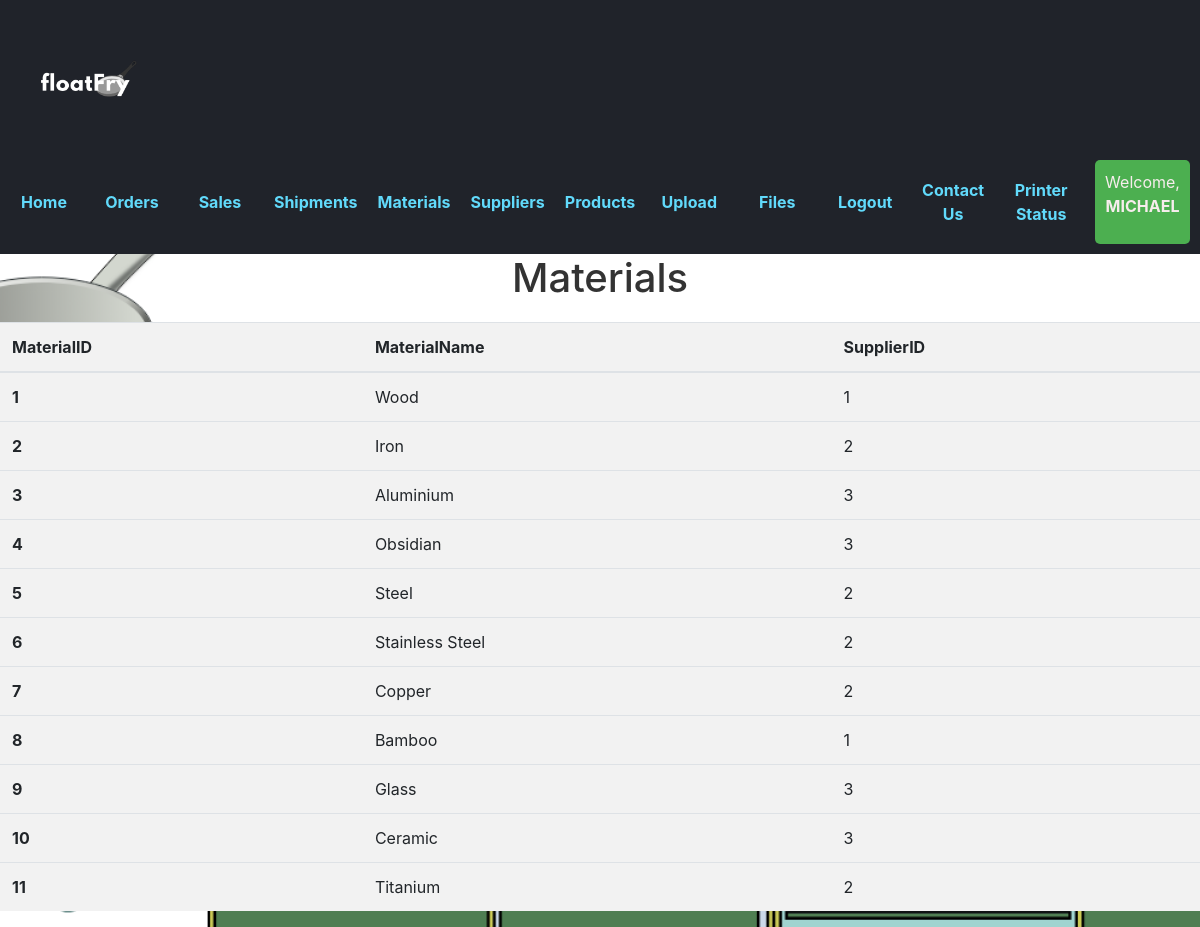
Page /Materials (signed in) on the committed database.
### tables this page shows
CREATE TABLE Accounts (
    AccountsID INTEGER PRIMARY KEY AUTOINCREMENT,
    Username VARCHAR(255),
    Admin BOOLEAN,
    RoleID INTEGER,
    Role VARCHAR(255),
    EmployeeID INTEGER, Password VARCHAR(100),
    FOREIGN KEY (RoleID) REFERENCES Roles(RoleID),
    FOREIGN KEY (EmployeeID) REFERENCES Employees(EmployeeID)
);

CREATE TABLE Materials (
    MaterialID INT PRIMARY KEY,
    MaterialName VARCHAR(255),
    SupplierID INT, Quantity INT, 
    FOREIGN KEY (SupplierID) REFERENCES Suppliers(SupplierID) 
);

### Test.py (the view)
@app.route('/Materials')
def materials():
    user = get_current_user()
    db = get_db()
    if 'logged_in' in session and session['logged_in'] and user['RoleID'] in [2,4,5]:
        all_entries_cursor = db.execute('SELECT * FROM Materials')
        materials = all_entries_cursor.fetchall()
        return render_template('materials.html',  user = user, materials = materials )
    else:
        return redirect(url_for('login'))

### Test.py (called while the page is built)
def get_current_user():
    user = None
    if "user" in session:
        user = session['user']
        print(user)
        db = get_db()
        user_cursor = db.execute("select * from Accounts where Username = ?", [user])
        user = user_cursor. fetchone()
    return user

@app.route('/Print/<string:filename>')
def print(filename):
    from printer_test import doc_to_print
    doc_to_print(filename)
    return redirect(url_for('uploadlist'))

### printer_test.py (called while the page is built)
def check_os():
    return system_types.get(platform.system().lower(),-1)

def linux_filepath(filename):
    import subprocess
    return f"{os.path.dirname(os.path.abspath(__file__))}/uploads/{filename}"

def linux_printer(filename,printer_name=None):
    import subprocess
    file_path = linux_filepath(filename)
    try:
        if printer_name != None:
            subprocess.run(['lpr', '-P',printer_name, file_path ])
        else: # default Printer
            path = f"upload/{filename}"
            subprocess.run(['lpr', file_path])
        return "File sent to printer."
    except Exception as e:
        return e

def doc_to_print(filename = None): ## Call the doc_to_print method which allows the user to printer.
    machine_type = check_os()
    print(f"filename is {filename}")
    if filename == None or filename == " ":
        return "No File Given"
    if machine_type == 1:
        status = windows_printer(filename)
    if machine_type <= 0:
        status = linux_printer(filename)
        print(linux_filepath(filename))  # Check the generated file path
    return status

### users_database.py (called while the page is built)
def connect_database():
    db_filename = 'FloatFry.db'
    sql =sqlite3.connect(os.path.join('database/', "FloatFry.db"))
    sql.row_factory = sqlite3.Row
    return sql

def get_db():
    if not hasattr(g, 'FloatFry_db'):
        g.FloatFry_db = connect_database()
    return g.FloatFry_db

### templates/materials.html (shortened to what this page needs)
{%from 'links.html' import links %}
<!DOCTYPE html>
<html lang="en">
<head>
    <link rel="stylesheet" href="{{ url_for('static', filename='styles.css') }}">
    <link rel="stylesheet" href="https://maxcdn.bootstrapcdn.com/bootstrap/4.5.2/css/bootstrap.min.css">
</head>
<body>
    <header>
        <div class="logo">
            <img src="{{ url_for('static', filename='float_fry_logo.png') }}" alt="Float Fry Logo">
        </div>
        <nav>
            {{links(user)}}
        </nav>
    </header>
    <h1>Materials</h1>
    <table class="table">
        <thead>
          <tr>
            <th scope="col">MaterialID</th>
            <th scope="col">MaterialName</th>
            <th scope="col">SupplierID</th>
          </tr>
        </thead>
        <tbody>
            {% if materials %}
                {% for mat in materials %}
                    <tr>
                        <th scope="row">{{ mat["MaterialID"] }}</th>
                        <td>{{ mat["MaterialName"] }}</td>
                        <td>{{ mat["SupplierID"] }}</td>
                    </tr>
                {% endfor %}
            {% endif %}
        </tbody>
      </table>
</body>
</html>

### templates/links.html (shortened to what this page needs)
{% macro links(user)%}
    <ul>
        {% if user and user['RoleID'] in [5,4]  %}
        <li><a href="{{ url_for('home') }}">Home</a></li>
        <li><a href="{{ url_for('orders') }}">Orders</a></li>
        <li><a href="{{ url_for('sales') }}">Sales</a></li>
        <li><a href="{{ url_for('shipments') }}">Shipments</a></li>
        <li><a href="{{ url_for('materials') }}">Materials</a></li>
        <li><a href="{{ url_for('suppliers') }}">Suppliers</a></li>
        <li><a href="{{ url_for('products') }}">Products</a></li>
        <li><a href="{{ url_for('upload_file') }}">Upload</a></li>
        <li><a href="{{ url_for('uploadlist') }}">Files</a></li>
        <li><a href="{{ url_for('logout') }}">Logout</a></li>
        <li><a href="{{ url_for('contact') }}">Contact Us</a></li>
        <li><a href="{{ url_for('viewPrinter') }}">Printer Status</a></li>
        {% endif %}
        <li>
            {% if user %}
                <div class="user-info">
                    <p>Welcome, <span>{{ user['username'] }}</span></p>
                </div>
            {% endif %}
        </li>
    </ul>
{%endmacro%}

### static/styles.css (style rules this page uses)
body { font-family: Arial, sans-serif; background-color: #f0f0f0; margin: 0; padding: 0; background: url('splash.png'); background-size: cover; opacity: 1; }
header { background-color: #20232a; color: #61dafb; padding: 10px; display: flex; justify-content: space-between; align-items: center; }
.logo img { width: 150px; }
nav ul { list-style-type: none; display: flex; gap: 20px; margin: 0; padding: 0; align-items: center; justify-content: space-between; }
nav ul li { flex: 1; text-align: center; }
nav ul li a { text-decoration: none; color: #61dafb; font-weight: bold; transition: color 0.2s; display: block; padding: 10px 0; }
.user-info { background-color: #f9f1f1; color: rgb(0, 0, 0); padding: 5px 10px; border-radius: 5px; }
h1 { text-align: center; margin-top: 50px; font-size: 36px; color: #333; }
.table { width: 100%; border-collapse: collapse; margin-top: 20px; color: rgb(247, 237, 237); background-color: #f2f2f2; }
.user-info { background-color: #4CAF50; color: white; padding: 10px; border-radius: 5px; }
.user-info span { font-weight: bold; }
p { font-size: 16px; color: rgb(247, 237, 237); }

### rows in the picture
Accounts: username "MICHAEL"
Materials: MaterialID "1", MaterialName "Wood", SupplierID "1"
Materials: MaterialID "2", MaterialName "Iron", SupplierID "2"
Materials: MaterialID "3", MaterialName "Aluminium", SupplierID "3"
Materials: MaterialID "4", MaterialName "Obsidian", SupplierID "3"
Materials: MaterialID "5", MaterialName "Steel", SupplierID "2"
Materials: MaterialID "6", MaterialName "Stainless Steel", SupplierID "2"
Materials: MaterialID "7", MaterialName "Copper", SupplierID "2"
Materials: MaterialID "8", MaterialName "Bamboo", SupplierID "1"
Materials: MaterialID "9", MaterialName "Glass", SupplierID "3"
Materials: MaterialID "10", MaterialName "Ceramic", SupplierID "3"
Materials: MaterialID "11", MaterialName "Titanium", SupplierID "2"
